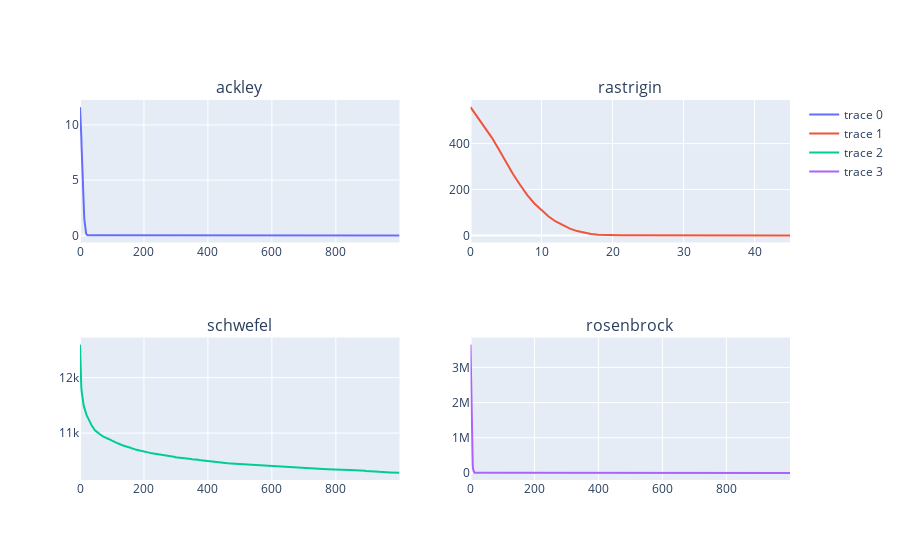

Notebook cell for this chart:
### Code cell
fig = make_subplots(rows=2, cols=2, subplot_titles=FUNCTIONS)

fig.add_trace(go.Scatter(y=[x['fitness_medio'] for x in ga_dict[FUNCTIONS[0]].geracoes]),row=1,col=1)
fig.add_trace(go.Scatter(y=[x['fitness_medio'] for x in ga_dict[FUNCTIONS[1]].geracoes]),row=1,col=2)
fig.add_trace(go.Scatter(y=[x['fitness_medio'] for x in ga_dict[FUNCTIONS[2]].geracoes]),row=2,col=1)
fig.add_trace(go.Scatter(y=[x['fitness_medio'] for x in ga_dict[FUNCTIONS[3]].geracoes]),row=2,col=2)

### Figure 1 — Plotly figure (JSON) as saved in the notebook; plotly's stock layout.template omitted (floating-point values rounded to 4 significant figures; data arrays with more than 128 entries replaced by an {"elided": "..."} marker saying what was removed)
{"data": [{"type": "scatter", "xaxis": "x", "y": {"elided": "1000 float values"}, "yaxis": "y"}, {"type": "scatter", "xaxis": "x2", "y": [558.9, 516.4, 473.4, 426.2, 374.7, 319.4, 266.3, 219.3, 175.8, 139.1, 108.8, 82.23, 60.46, 43.3, 29.25, 18.64, 10.89, 5.669, 2.622, 1.082, 0.4198, 0.1478, 0.05549, 0.02107, 0.008052, 0.00291, 0.00119, 0.000463, 0.0001965, 8.027e-05, 2.972e-05, 1.12e-05, 4.31e-06, 1.757e-06, 7.366e-07, 2.862e-07, 9.685e-08, 3.198e-08, 1.081e-08, 3.311e-09, 1.257e-09, 4.985e-10, 1.921e-10, 7.833e-11, 3.197e-11, 1.461e-11], "yaxis": "y2"}, {"type": "scatter", "xaxis": "x3", "y": {"elided": "1000 float values"}, "yaxis": "y3"}, {"type": "scatter", "xaxis": "x4", "y": {"elided": "1000 float values"}, "yaxis": "y4"}], "layout": {"annotations": [{"font": {"size": 16}, "showarrow": false, "text": "ackley", "x": 0.225, "xanchor": "center", "xref": "paper", "y": 1, "yanchor": "bottom", "yref": "paper"}, {"font": {"size": 16}, "showarrow": false, "text": "rastrigin", "x": 0.775, "xanchor": "center", "xref": "paper", "y": 1, "yanchor": "bottom", "yref": "paper"}, {"font": {"size": 16}, "showarrow": false, "text": "schwefel", "x": 0.225, "xanchor": "center", "xref": "paper", "y": 0.375, "yanchor": "bottom", "yref": "paper"}, {"font": {"size": 16}, "showarrow": false, "text": "rosenbrock", "x": 0.775, "xanchor": "center", "xref": "paper", "y": 0.375, "yanchor": "bottom", "yref": "paper"}], "xaxis": {"anchor": "y", "domain": [0, 0.45]}, "xaxis2": {"anchor": "y2", "domain": [0.55, 1]}, "xaxis3": {"anchor": "y3", "domain": [0, 0.45]}, "xaxis4": {"anchor": "y4", "domain": [0.55, 1]}, "yaxis": {"anchor": "x", "domain": [0.625, 1]}, "yaxis2": {"anchor": "x2", "domain": [0.625, 1]}, "yaxis3": {"anchor": "x3", "domain": [0, 0.375]}, "yaxis4": {"anchor": "x4", "domain": [0, 0.375]}}}
